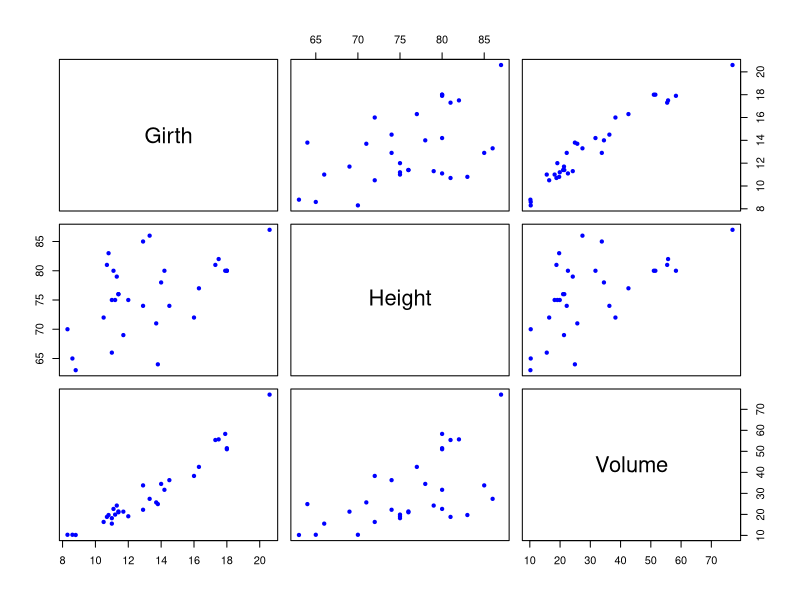
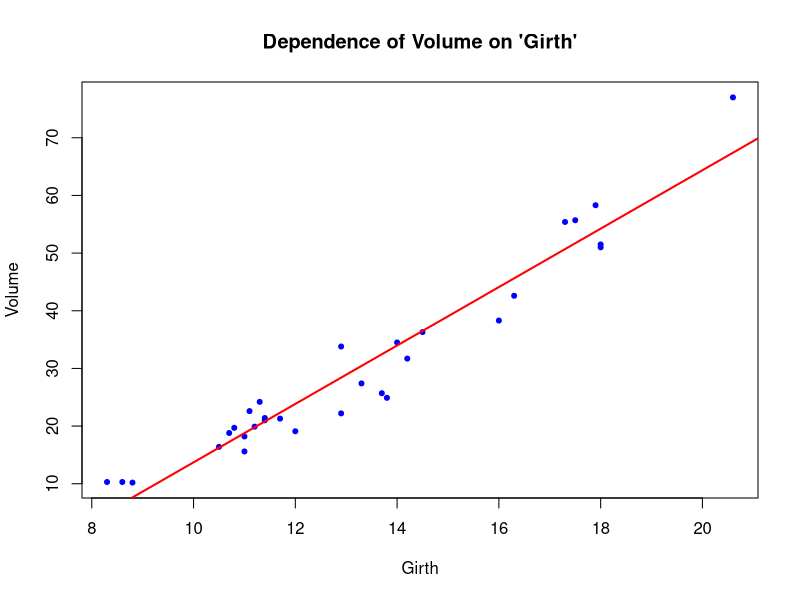
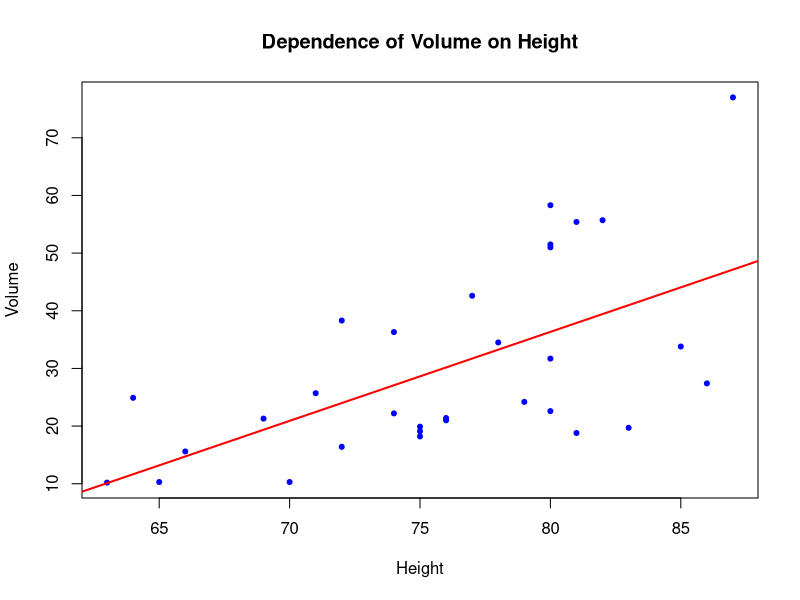

Reproduce these figures in R, in order.
## ---- chunk 1
names(trees)
dim(trees)
## ---- chunk 2
plot(trees,
     col="blue", pch=20)
## ---- chunk 3
lm.fit.g<-lm(Volume ~ Girth, data=trees)
summary(lm.fit.g)
attach(trees)
plot(Girth, Volume, 
     pch=20, col="blue",
     main="Dependence of Volume on 'Girth'")
abline(lm.fit.g, col="red", lwd=2)

lm.fit.h<-lm(Volume ~ Height, data=trees)
summary(lm.fit.h)
attach(trees)
plot(Height, Volume, 
     pch=20, col="blue",
     main="Dependence of Volume on Height")
abline(lm.fit.h, col="red", lwd=2)
